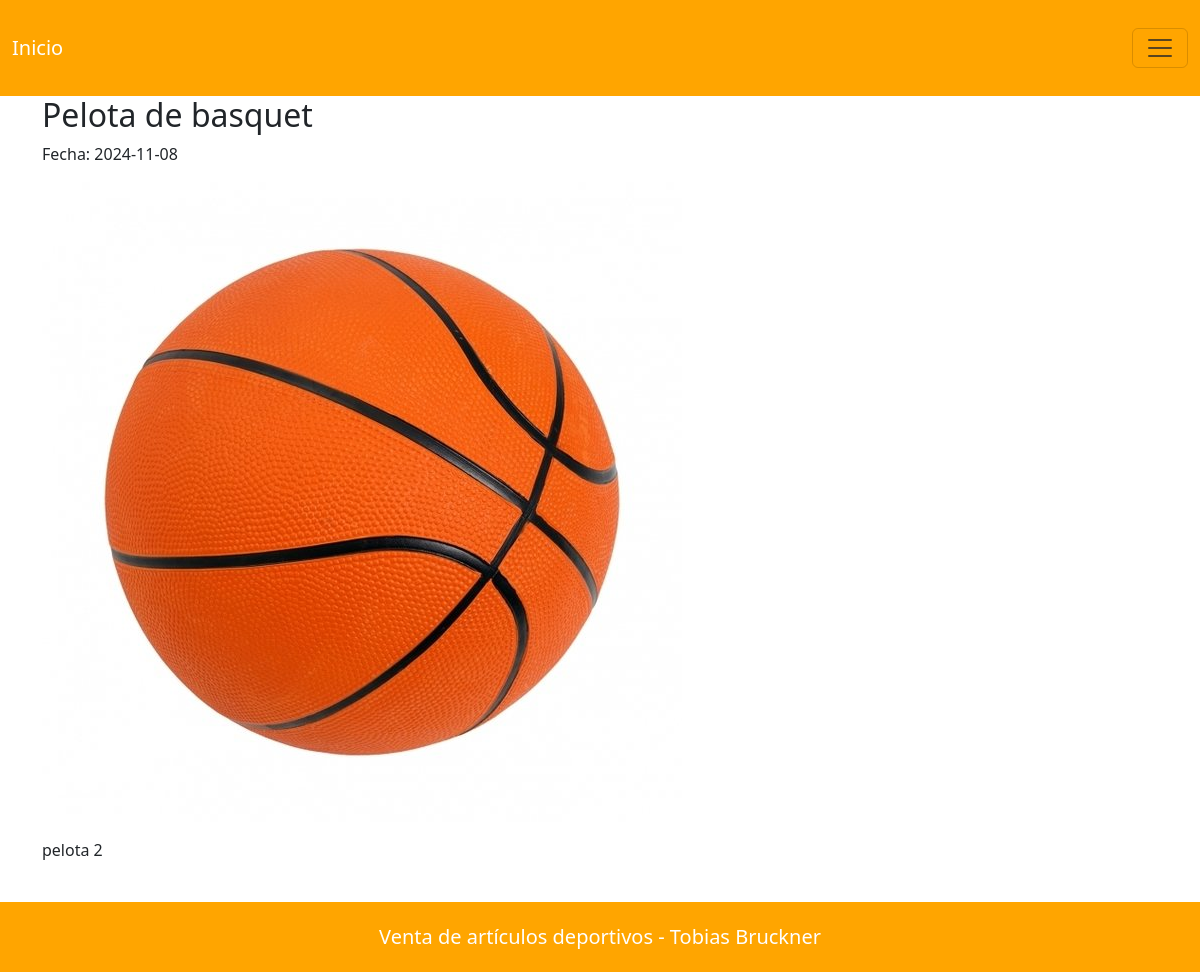
/pages/articulos.php?id=2, run on the app's committed database.
### tables this page shows
CREATE TABLE `articulos` (
  `id_articulo` int(11) NOT NULL,
  `titulo` varchar(90) DEFAULT NULL,
  `cuerpo` text DEFAULT NULL,
  `fecha_creacion` date DEFAULT NULL,
  `fecha_actualizacion` date DEFAULT NULL,
  `imagen` varchar(30) DEFAULT NULL,
  `fk_deporte` int(11) NOT NULL,
  `fk_usuario` int(11) NOT NULL
);

### pages/articulos.php (the view, shortened to what this page needs)
<?php
include_once("../components/header.php");
if($con!=NULL){
    if(isset($_GET['id'])){
    $id = $_GET['id'];
    $consulta = "SELECT * FROM articulos WHERE `id_articulo` = '$id'";
    $resultado = mysqli_query($con,$consulta);
    if($resultado!=NULL){
        print "<div>";
        while($filas = mysqli_fetch_array($resultado)){
         print "<h2>$filas[titulo]</h2>
                  <p>Fecha: $filas[fecha_creacion]</p>
                 <figure>
                     <img src=../imgs/$filas[imagen]>
                 </figure>
                 <p>$filas[cuerpo]</p>
        ";
        }
    }
}
}else{
    print "<h1>Algo se rompió!!!</h1>";
}
include_once("../components/footer.php");
?>

### data on the page
articulos: titulo "Pelota de basquet", fecha_creacion "2024-11-08", imagen (picture), cuerpo "pelota 2"
